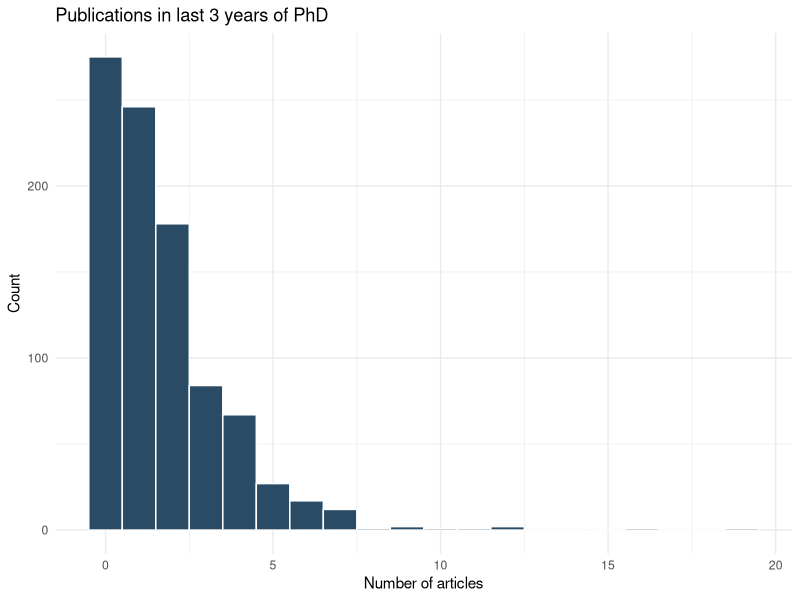

The R source for this figure:
## ---- chunk 1
knitr::opts_chunk$set(echo = TRUE, warning = FALSE, message = FALSE)
options(stringsAsFactors = FALSE)
## ---- chunk 2
library(carData)
library(MASS)
library(nnet)
library(pscl)
library(AER)
library(marginaleffects)
library(ggplot2)
data(BEPS)
## ---- chunk 3
table(BEPS$economic.cond.national)
BEPS$econ_ord = factor(BEPS$economic.cond.national, ordered = TRUE)
## ---- chunk 4
m_ologit = polr(econ_ord ~ age + gender + Europe + political.knowledge,
                data = BEPS, Hess = TRUE)
summary(m_ologit)
## ---- chunk 5
avg_slopes(m_ologit)
## ---- chunk 6
predictions(m_ologit, newdata = datagrid(gender = c("female", "male")))
## ---- chunk 7
BEPS$vote = relevel(BEPS$vote, ref = "Conservative")
m_mlogit = multinom(vote ~ economic.cond.national + Blair + Hague +
                           Kennedy + Europe, data = BEPS, trace = FALSE)
summary(m_mlogit)
## ---- chunk 8
avg_slopes(m_mlogit)
## ---- chunk 9
data(bioChemists)
## ---- chunk 10
summary(bioChemists$art)
var(bioChemists$art)

ggplot(bioChemists, aes(x = art)) +
  geom_histogram(binwidth = 1, fill = "#294b66", color = "white") +
  theme_minimal() +
  labs(title = "Publications in last 3 years of PhD",
       x = "Number of articles", y = "Count")
## ---- chunk 11
m_pois = glm(art ~ fem + mar + kid5 + phd + ment,
             data = bioChemists, family = poisson)
summary(m_pois)
exp(coef(m_pois)["ment"])
## ---- chunk 12
dispersiontest(m_pois)
## ---- chunk 13
m_nb = glm.nb(art ~ fem + mar + kid5 + phd + ment,
              data = bioChemists)
summary(m_nb)
## ---- chunk 14
AIC(m_pois)
AIC(m_nb)
## ---- chunk 15
predictions(m_nb, newdata = datagrid(fem = c("Men", "Women")))
